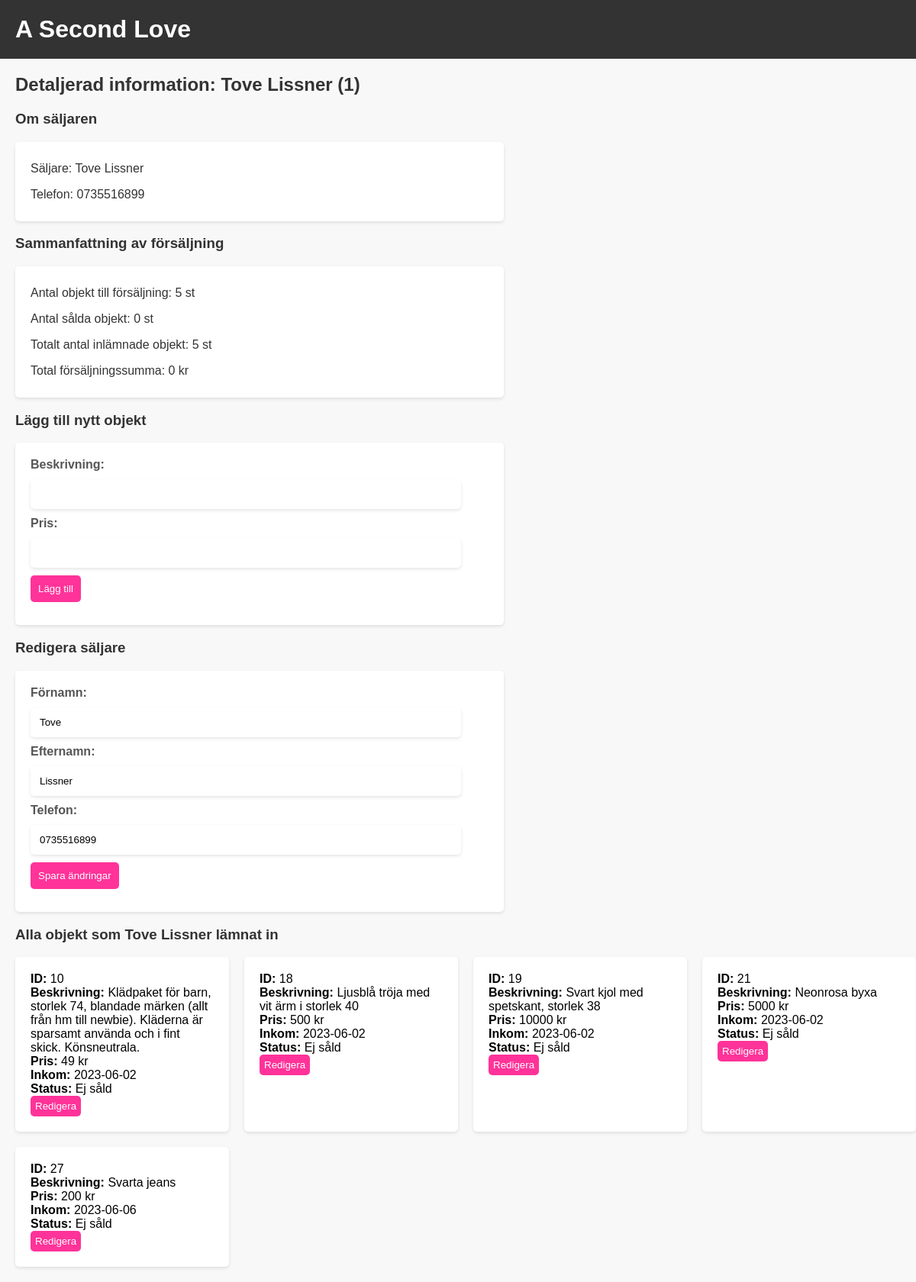
Screenshot of /views/sellerDetails.php?id=1 with the database file from the repository.
### tables this page shows
CREATE TABLE `sellers` (
  `id` int(11) NOT NULL,
  `firstname` varchar(255) NOT NULL,
  `lastname` varchar(255) NOT NULL,
  `phone` varchar(255) NOT NULL
);

CREATE TABLE `items` (
  `id` int(11) NOT NULL,
  `description` varchar(255) NOT NULL,
  `price` decimal(10,2) NOT NULL,
  `date` datetime NOT NULL DEFAULT current_timestamp(),
  `sold` tinyint(1) DEFAULT 0,
  `date_sold` date DEFAULT NULL,
  `seller_id` int(11) NOT NULL
);

### models/Seller.php (called while the page is built, shortened)
<?php
require_once 'Item.php';
class Seller {
    private $id;
    private $firstname;
    private $lastname;
    private $phone;
    public function __construct(?int $id, string $firstname, string $lastname, string $phone){
        $this->id=$id;
        $this->firstname=$firstname;
        $this->lastname=$lastname;
        $this->phone=$phone;
    }
    public function getSellerId(): int {
        return $this->id;
    }
    public function getFirstname():string{
        return $this->firstname;
    }
    public function getLastname():string{
        return $this->lastname;
    }
    public function getPhoneNumber():string{
        return $this->phone;
    }
        public static function getSellerById($id) {
            require '../database/connection.php';
            try {
                $sql = "SELECT * FROM sellers WHERE id = ?";
                $statement = $pdo->prepare($sql);
                $statement->execute([$id]);
                $sellerData = $statement->fetch(PDO::FETCH_ASSOC);
                if ($sellerData) {
                    $seller = new Seller($sellerData['id'], $sellerData['firstname'], $sellerData['lastname'], $sellerData['phone']);
                    return $seller;
                }
            } catch (PDOException $e) {
                echo "Fel vid hämtning av säljare: " . $e->getMessage();
            }
            return null;
        }
    public function getItems() {
        require '../database/connection.php';
        try {
            $sql = "SELECT * FROM items
            INNER JOIN sellers ON items.seller_id = sellers.id
            WHERE sellers.id = ?";
            $statement = $pdo->prepare($sql);
            $statement->execute([$this->id]);
            $itemsData = $statement->fetchAll(PDO::FETCH_ASSOC);
            $items = [];
            foreach ($itemsData as $itemData) {
                $item = new Item(
                    $itemData['id'],
                    $itemData['description'],
                    $itemData['price'],
                    $itemData['date'],
                    $itemData['sold'],
                    $itemData['date_sold'],
                    $itemData['seller_id']
                );
                $items[] = $item;
            }
            return $items;
        } catch (PDOException $e) {
            echo "Fel vid hämtning av plagg: " . $e->getMessage();
        }
        return null;
    }
}

### controllers/sellerDetailsController.php (called while the page is built, shortened)
<?php
require '../database/connection.php';
include_once '../models/Seller.php';
include_once '../models/Item.php';
if (isset($_GET['id']) && !empty($_GET['id'])) {
    $sellerId = $_GET['id'];
    $seller = Seller::getSellerById($sellerId);
    if ($seller) {
        $items = $seller->getItems();
                $submittedItems = array_filter($items, function($item) {
                return $item->getSold() == 0;
                });
                $numberOfSubmittedItems = count($submittedItems);
        $soldItems = array_filter($items, function($item) {
            return $item->getSold() == 1;
        });
        $numberOfSoldItems = count($soldItems);
        $totalItems = $numberOfSubmittedItems + $numberOfSoldItems;
        $totalSales = 0;
        $itemsFromItem = Item::getAllItems();
    } else {
        echo "Säljaren kunde inte hittas.";
    }
} else {
    echo "Ogiltigt säljar-ID.";
}
?>

### models/Item.php (called while the page is built, shortened)
<?php
class Item {
    private $id;
    private $description;
    private $price;
    private $date;
    private $sold;
    private $seller_id;
    public function __construct(?int $id, string $description, float $price, $date, $sold, $date_sold, int $seller_id){
        $this->id=$id;
        $this->description=$description;
        $this->price=$price;
        $this->date=$date;
        $this->sold=$sold;
        $this->seller_id=$seller_id;
    }
    public function getItemId():int {
        return $this->id;
    }
    public function getDescription():string{
        return $this->description;
    }
    public function getPrice():float{
        return $this->price;
    }
    public function getDate(){
        return $this->date;
    }
    public function getSold(){
        return $this->sold == 1;
    }
    public function getSellerIdFromItem():int{
        return $this->seller_id;
    }
    public function setItemId(int $id): void{
        $this->id=$id;
    }
        public static function getAllItems() {
            require '../database/connection.php';
            try {
                $sql = "SELECT * FROM items";
                $statement = $pdo->prepare($sql);
                $statement->execute();
                $itemsData = $statement->fetchAll(PDO::FETCH_ASSOC);
                $items = [];
                foreach ($itemsData as $itemData) {
                    $item = new Item(
                        $itemData['id'],
                        $itemData['description'],
                        $itemData['price'],
                        $itemData['date'],
                        $itemData['sold'],
                        $itemData['date_sold'],
                        $itemData['seller_id']
                    );
                    $item->setItemId($itemData['id']);
                    $items[] = $item;
                }
                return $items;
            } catch (PDOException $e) {
                echo "Fel vid hämtning av items: " . $e->getMessage();
            }
            return NULL;
        }
}

### views/sellerDetails.php (the view, shortened to what this page needs)
<?php
include '../partials/header.php';
require 'baseEditSellerView.php';
class SellerDetailsView extends BaseEditSellerView {
    public function render() {
        require_once '../controllers/sellerDetailsController.php';
        ?>
        <h2>Detaljerad information: <?php echo $seller->getFirstname() . ' ' . $seller->getLastname() . " (" . $seller->getSellerId() . ")" ;   ?></h2>
        <h3>Om säljaren</h3>
        <div class="smallContainer">
        <?php if (isset($seller)) { ?>
            <p>Säljare: <?php echo $seller->getFirstname() . ' ' . $seller->getLastname(); ?></p>
            <p>Telefon: <?php echo $seller->getPhoneNumber(); ?></p>
        </div>
            <h3>Sammanfattning av försäljning</h3>
            <div class="smallContainer">
            <?php if ($items) { ?>
                <p>Antal objekt till försäljning: <?php echo $numberOfSubmittedItems; ?> st</p>
                <p>Antal sålda objekt: <?php echo $numberOfSoldItems; ?> st</p>
                <p>Totalt antal inlämnade objekt: <?php echo $totalItems; ?> st</p>
                <p>Total försäljningssumma: <?php echo $totalSales; ?> kr</p>
            <?php } else { ?>
                <p>Inga objekt tillgängliga.</p>
            <?php } ?>
        </div>
            <h3>Lägg till nytt objekt</h3>
            <form class="container" action="../controllers/createItemController.php?id=<?php echo $sellerId; ?>" method="POST">
                <label for="description">Beskrivning:</label>
                <input type="text" name="description" id="description" required><br>
                <label for="price">Pris:</label>
                <input type="text" name="price" id="price" required><br>
                <button type="submit">Lägg till</button>
            </form>
        <h3>Redigera säljare</h3>
        <?php parent::render(); ?>
        <h3>Alla objekt som <?php echo $seller->getFirstname() . ' ' . $seller->getLastname(); ?> lämnat in </h3>
    <ul class="container ulContainerSmall">
        <?php foreach ($itemsFromItem as $item) { ?>
            <?php if ($item->getSellerIdFromItem() === $seller->getSellerId()) { ?>
            <li class="liContainerSmall">
                <strong>ID:</strong> <?php echo $item->getItemId(); ?><br>
                <strong>Beskrivning:</strong> <?php echo $item->getDescription(); ?><br>
                <strong>Pris:</strong> <?php echo $item->getPrice(); ?> kr<br>
                <strong>Inkom:</strong> <?php echo date('Y-m-d', strtotime($item->getdate())); ?><br>
                <strong>Status:</strong> <?php echo $item->getSold() ? 'Såld' : 'Ej såld'; ?><br>
                <button class="smallButtonPink"><a href="editItem.php?id=<?php echo $item->getItemId(); ?>">Redigera</a></button>
            </li>
            <?php } ?>
        <?php }  ?>
    </ul>
<?php } else { ?>
    <p>Säljaren kunde inte hittas.</p>
<?php } ?>
    <?php }
}
$view = new SellerDetailsView($_GET['id']);
$view->render();
include '../partials/footer.php';
?>

### views/baseEditSellerView.php (shortened to what this page needs)
<?php
require '../database/connection.php';
require_once '../models/Seller.php';
class BaseEditSellerView {
    protected $seller;
    public function __construct($sellerId) {
        $this->seller = Seller::getSellerById($sellerId);
    }
    public function render() {
        if ($this->seller) {
            ?>
            <form class="container" action="../controllers/updateSellerController.php" method="POST">
                <label for="firstname">Förnamn:</label>
                <input type="text" name="firstname" id="firstname" value="<?php echo $this->seller->getFirstname(); ?>" required><br>
                <label for="lastname">Efternamn:</label>
                <input type="text" name="lastname" id="lastname" value="<?php echo $this->seller->getLastname(); ?>" required><br>
                <label for="phone">Telefon:</label>
                <input type="text" name="phone" id="phone" value="<?php echo $this->seller->getPhoneNumber(); ?>" required><br>
                <button type="submit">Spara ändringar</button>
            </form>
            <?php
        } else {
            echo "<p>Kunde inte hitta säljaren.</p>";
        }
    }
}

### partials/header.css (style rules this page uses)
body { background-color: #f8f8f8; margin: 0; padding: 0; font-family: Arial, sans-serif; }
h2 { margin-left: 20px; color: #333333; }
h3 { margin-left: 20px; color: #333333; }
p { color: #333333; }
a { color: black; text-decoration: none; }
ul { list-style: none; padding: 0; margin: 0; }
li { margin: 0; padding: 0; }
.container { margin-left: 20px; }
.smallContainer { margin-left: 20px; background-color: #ffffff; padding-left: 20px; padding-right: 20px; padding-top: 10px; padding-bottom: 10px; border-radius: 5px; box-shadow: 0 2px 4px rgba(0, 0, 0, 0.1); width: 50%; }
.ulContainerSmall { display: flex; flex-direction: row; flex-wrap: wrap; gap: 20px; margin-left: 20px; margin-top: 15px; padding-bottom: 20px; }
.liContainerSmall { background-color: #ffffff; width: 240px; padding: 20px; padding-bottom: 10px; border-radius: 5px; box-shadow: 0 2px 4px rgba(0, 0, 0, 0.1); }
form { background-color: #ffffff; padding: 20px; border-radius: 5px; box-shadow: 0 2px 4px rgba(0, 0, 0, 0.1); width: 50%; }
form input[type="text"] { padding: 12px; box-shadow: 0 2px 4px rgba(0, 0, 0, 0.1); width: 90%; }
label { display: block; margin-bottom: 10px; font-weight: bold; color: #555555; }
input[type="text"], button { padding: 10px; border: none; border-radius: 5px; margin-bottom: 10px; }
button { background-color: #ff3399; color: #ffffff; cursor: pointer; }
button a { color: #ffffff; }
.smallButtonPink { padding: 6px; background-color: #ff3399; }

### rows the page displays
sellers: firstname "Tove", lastname "Lissner", id "1", phone "0735516899"
items: id "10", description "Klädpaket för barn, storlek 74, blandade märken (allt från hm till newbie). Kläderna är sparsamt använda och i fint skick. Könsneutrala.", Price "49", date "2023-06-02", sold "Ej såld"
items: id "18", description "Ljusblå tröja med vit ärm i storlek 40", Price "500", date "2023-06-02", sold "Ej såld"
items: id "19", description "Svart kjol med spetskant, storlek 38", Price "10000", date "2023-06-02", sold "Ej såld"
items: id "21", description "Neonrosa byxa", Price "5000", date "2023-06-02", sold "Ej såld"
items: id "27", description "Svarta jeans", Price "200", date "2023-06-06", sold "Ej såld"

### other values shown
$numberOfSubmittedItems "5"
$numberOfSoldItems "0"
$totalItems "5"
$totalSales "0"
